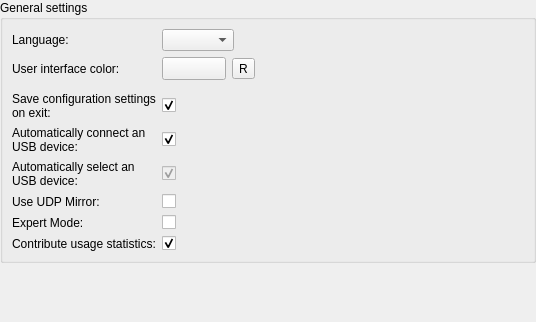
<?xml version="1.0" encoding="UTF-8"?>
<ui version="4.0">
 <class>Core::Internal::GeneralSettings</class>
 <widget class="QWidget" name="Core::Internal::GeneralSettings">
  <property name="geometry">
   <rect>
    <x>0</x>
    <y>0</y>
    <width>536</width>
    <height>322</height>
   </rect>
  </property>
  <layout class="QVBoxLayout" name="verticalLayout_2">
   <property name="leftMargin">
    <number>0</number>
   </property>
   <property name="topMargin">
    <number>0</number>
   </property>
   <property name="rightMargin">
    <number>0</number>
   </property>
   <property name="bottomMargin">
    <number>0</number>
   </property>
   <item>
    <widget class="QGroupBox" name="groupBox">
     <property name="title">
      <string>General settings</string>
     </property>
     <layout class="QGridLayout" name="gridLayout">
      <item row="0" column="0">
       <widget class="QLabel" name="label_3">
        <property name="text">
         <string>Language:</string>
        </property>
       </widget>
      </item>
      <item row="14" column="0">
       <widget class="QLabel" name="labelExpert">
        <property name="text">
         <string>Expert Mode:</string>
        </property>
       </widget>
      </item>
      <item row="13" column="2">
       <widget class="QCheckBox" name="cbUseUDPMirror">
        <property name="text">
         <string/>
        </property>
       </widget>
      </item>
      <item row="12" column="2">
       <widget class="QCheckBox" name="checkAutoSelect">
        <property name="enabled">
         <bool>false</bool>
        </property>
        <property name="text">
         <string/>
        </property>
        <property name="checked">
         <bool>true</bool>
        </property>
       </widget>
      </item>
      <item row="11" column="0">
       <widget class="QLabel" name="label_5">
        <property name="text">
         <string>Automatically connect an USB device:</string>
        </property>
        <property name="wordWrap">
         <bool>true</bool>
        </property>
       </widget>
      </item>
      <item row="10" column="2">
       <widget class="QCheckBox" name="checkBoxSaveOnExit">
        <property name="text">
         <string/>
        </property>
        <property name="checked">
         <bool>true</bool>
        </property>
       </widget>
      </item>
      <item row="1" column="2">
       <widget class="QWidget" name="widget" native="true">
        <layout class="QGridLayout" name="gridLayout_2">
         <property name="leftMargin">
          <number>0</number>
         </property>
         <property name="topMargin">
          <number>0</number>
         </property>
         <property name="rightMargin">
          <number>0</number>
         </property>
         <property name="bottomMargin">
          <number>0</number>
         </property>
         <item row="0" column="1">
          <widget class="QToolButton" name="resetButton">
           <property name="toolTip">
            <string>Reset to default</string>
           </property>
           <property name="text">
            <string>R</string>
           </property>
           <property name="icon">
            <iconset resource="core.qrc">
             <normaloff>:/core/images/reset.png</normaloff>:/core/images/reset.png</iconset>
           </property>
          </widget>
         </item>
         <item row="0" column="0">
          <widget class="Utils::QtColorButton" name="colorButton">
           <property name="sizePolicy">
            <sizepolicy hsizetype="Preferred" vsizetype="Preferred">
             <horstretch>0</horstretch>
             <verstretch>0</verstretch>
            </sizepolicy>
           </property>
           <property name="minimumSize">
            <size>
             <width>64</width>
             <height>0</height>
            </size>
           </property>
           <property name="alphaAllowed" stdset="0">
            <bool>false</bool>
           </property>
          </widget>
         </item>
         <item row="0" column="2">
          <spacer name="horizontalSpacer">
           <property name="orientation">
            <enum>Qt::Horizontal</enum>
           </property>
           <property name="sizeHint" stdset="0">
            <size>
             <width>40</width>
             <height>20</height>
            </size>
           </property>
          </spacer>
         </item>
        </layout>
       </widget>
      </item>
      <item row="1" column="0">
       <widget class="QLabel" name="colorLabel">
        <property name="text">
         <string>User interface color:</string>
        </property>
       </widget>
      </item>
      <item row="15" column="0">
       <widget class="QLabel" name="labelExpert_2">
        <property name="text">
         <string>Contribute usage statistics:</string>
        </property>
       </widget>
      </item>
      <item row="9" column="2">
       <widget class="QWidget" name="widget_2" native="true">
        <layout class="QGridLayout" name="gridLayout_3">
         <property name="leftMargin">
          <number>0</number>
         </property>
         <property name="topMargin">
          <number>0</number>
         </property>
         <property name="rightMargin">
          <number>0</number>
         </property>
         <property name="bottomMargin">
          <number>0</number>
         </property>
        </layout>
       </widget>
      </item>
      <item row="14" column="2">
       <widget class="QCheckBox" name="cbExpertMode">
        <property name="text">
         <string/>
        </property>
       </widget>
      </item>
      <item row="11" column="2">
       <widget class="QCheckBox" name="checkAutoConnect">
        <property name="text">
         <string/>
        </property>
        <property name="checked">
         <bool>true</bool>
        </property>
       </widget>
      </item>
      <item row="13" column="0">
       <widget class="QLabel" name="labelUDP">
        <property name="text">
         <string>Use UDP Mirror:</string>
        </property>
       </widget>
      </item>
      <item row="0" column="2">
       <layout class="QHBoxLayout" name="horizontalLayout">
        <item>
         <widget class="QComboBox" name="languageBox"/>
        </item>
        <item>
         <spacer name="horizontalSpacer_3">
          <property name="orientation">
           <enum>Qt::Horizontal</enum>
          </property>
          <property name="sizeHint" stdset="0">
           <size>
            <width>40</width>
            <height>20</height>
           </size>
          </property>
         </spacer>
        </item>
       </layout>
      </item>
      <item row="10" column="0">
       <widget class="QLabel" name="label_4">
        <property name="text">
         <string>Save configuration settings on exit:</string>
        </property>
        <property name="wordWrap">
         <bool>true</bool>
        </property>
       </widget>
      </item>
      <item row="12" column="0">
       <widget class="QLabel" name="label_6">
        <property name="text">
         <string>Automatically select an USB device:</string>
        </property>
        <property name="wordWrap">
         <bool>true</bool>
        </property>
       </widget>
      </item>
      <item row="15" column="2">
       <widget class="QCheckBox" name="cbUsageData">
        <property name="text">
         <string/>
        </property>
        <property name="checked">
         <bool>true</bool>
        </property>
       </widget>
      </item>
     </layout>
    </widget>
   </item>
   <item>
    <spacer name="verticalSpacer">
     <property name="orientation">
      <enum>Qt::Vertical</enum>
     </property>
     <property name="sizeHint" stdset="0">
      <size>
       <width>20</width>
       <height>111</height>
      </size>
     </property>
    </spacer>
   </item>
  </layout>
 </widget>
 <customwidgets>
  <customwidget>
   <class>Utils::QtColorButton</class>
   <extends>QToolButton</extends>
   <header>utils/qtcolorbutton.h</header>
  </customwidget>
 </customwidgets>
 <resources>
  <include location="core.qrc"/>
 </resources>
 <connections/>
</ui>
